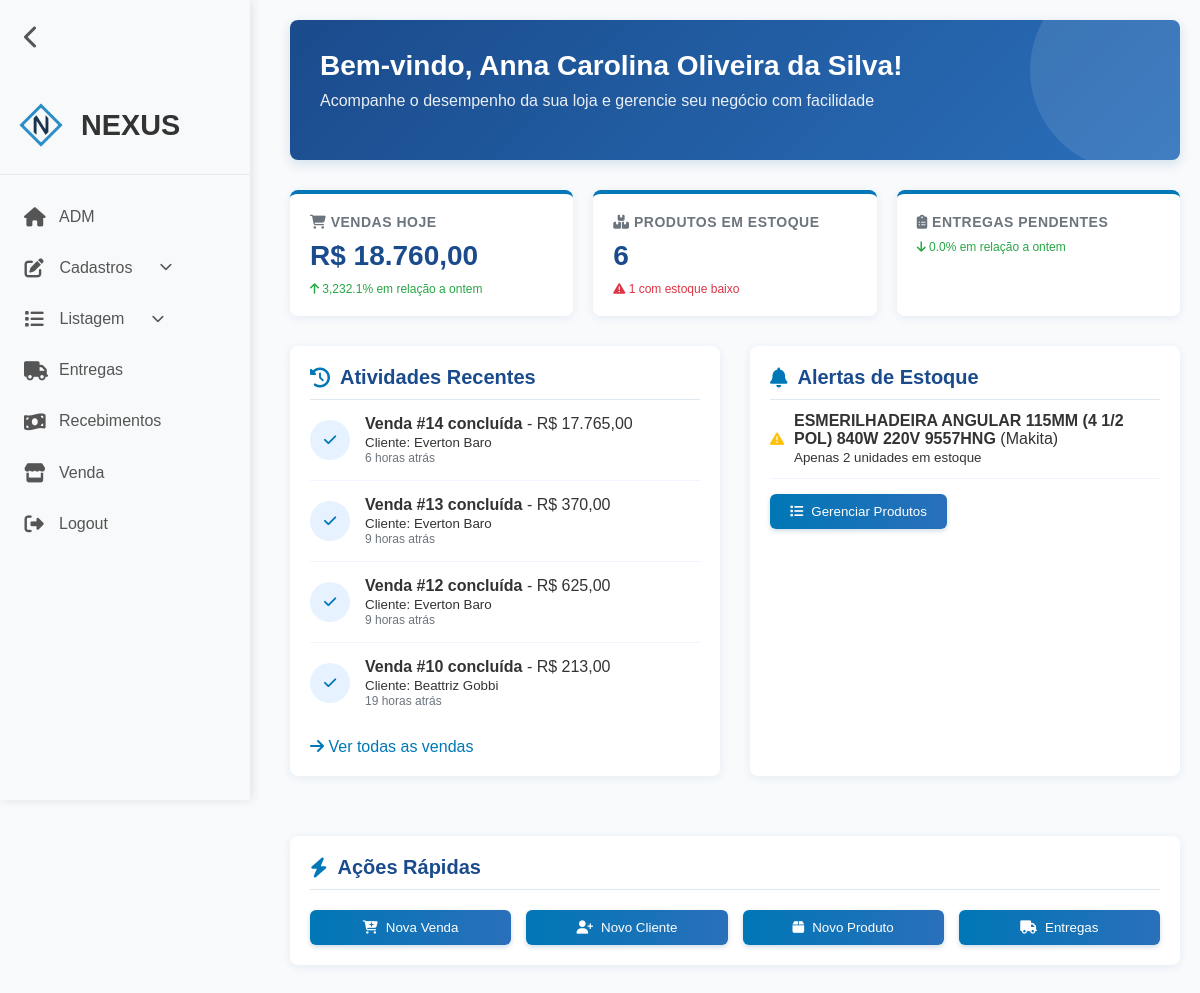
The page /adm.php (signed in) on the database its author committed.
### tables this page shows
CREATE TABLE `vendas` (
  `numeroDaVenda` int(11) NOT NULL,
  `status` tinyint(1) NOT NULL DEFAULT 1,
  `data/hora` datetime NOT NULL DEFAULT current_timestamp(),
  `valorTotal` double NOT NULL,
  `formaDeRecebimento` varchar(45) NOT NULL,
  `observacoes` varchar(100) DEFAULT NULL,
  `dataHoraEntrega` datetime DEFAULT NULL,
  `enderecoEntrega` varchar(100) DEFAULT NULL,
  `statusEntrega` tinyint(1) NOT NULL,
  `idFuncionario` int(11) NOT NULL,
  `idCliente` int(11) NOT NULL
);

CREATE TABLE `cliente` (
  `codigo` int(11) NOT NULL,
  `status` tinyint(1) NOT NULL DEFAULT 1,
  `cpf_cnpj` varchar(20) NOT NULL,
  `nome` varchar(100) NOT NULL,
  `logradouro` varchar(45) NOT NULL,
  `endereco` varchar(100) NOT NULL,
  `cep` varchar(45) NOT NULL,
  `bairro` varchar(60) NOT NULL,
  `cidade` varchar(50) NOT NULL,
  `uf` varchar(2) NOT NULL,
  `telefone` varchar(20) NOT NULL,
  `email` varchar(254) DEFAULT NULL
);

CREATE TABLE `produto` (
  `codigo` int(11) NOT NULL,
  `status` tinyint(1) NOT NULL DEFAULT 1,
  `nome` varchar(100) NOT NULL,
  `precoUnitarioDaCompra` double(10,2) NOT NULL,
  `precoUnitarioDaVenda` double(10,2) NOT NULL,
  `quantEstoque` int(11) NOT NULL,
  `ncm` varchar(10) NOT NULL,
  `cfop` varchar(10) NOT NULL,
  `idMarca` int(11) NOT NULL,
  `idCategoria` int(11) NOT NULL,
  `unidMedida` varchar(6) NOT NULL
);

CREATE TABLE `marca` (
  `codigo` int(11) NOT NULL,
  `status` tinyint(1) NOT NULL DEFAULT 1,
  `nome` varchar(45) NOT NULL
);

### adm.php (the view, shortened to what this page needs)
<?php
  require_once("conexao.php");
  $sqlVendasHoje = "SELECT SUM(valorTotal) as total, COUNT(*) as quantidade
                    FROM vendas
                    WHERE DATE(`data/hora`) = CURDATE() AND status = 1";
  $resultVendasHoje = mysqli_query($conexao, $sqlVendasHoje);
  $vendasHoje = mysqli_fetch_assoc($resultVendasHoje);
  $sqlVendasOntem = "SELECT SUM(valorTotal) as total
                     FROM vendas
                     WHERE DATE(`data/hora`) = DATE_SUB(CURDATE(), INTERVAL 1 DAY) AND status = 1";
  $resultVendasOntem = mysqli_query($conexao, $sqlVendasOntem);
  $vendasOntem = mysqli_fetch_assoc($resultVendasOntem);
  $totalHoje = $vendasHoje['total'] ?? 0;
  $totalOntem = $vendasOntem['total'] ?? 0;
  if ($totalOntem > 0) {
      $variacaoVendas = (($totalHoje - $totalOntem) / $totalOntem) * 100;
  } else {
      $variacaoVendas = ($totalHoje > 0) ? 100 : 0;
  }
  $sqlProdutosEstoque = "SELECT COUNT(*) as total
                         FROM produto
                         WHERE status = 1 AND quantEstoque > 0";
  $resultProdutosEstoque = mysqli_query($conexao, $sqlProdutosEstoque);
  $produtosEstoque = mysqli_fetch_assoc($resultProdutosEstoque);
  $sqlEstoqueBaixo = "SELECT COUNT(*) as total
                      FROM produto
                      WHERE status = 1 AND quantEstoque > 0 AND quantEstoque < 10";
  $resultEstoqueBaixo = mysqli_query($conexao, $sqlEstoqueBaixo);
  $estoqueBaixo = mysqli_fetch_assoc($resultEstoqueBaixo);
  $totalProdutos = $produtosEstoque['total'] ?? 0;
  $totalEstoqueBaixo = $estoqueBaixo['total'] ?? 0;
  $percentualEstoqueBaixo = $totalProdutos > 0 ? ($totalEstoqueBaixo / $totalProdutos) * 100 : 0;
  $sqlAtividades = "SELECT
                        v.numeroDaVenda,
                        v.valorTotal,
                        v.`data/hora`,
                        c.nome as cliente,
                        'venda' as tipo
                    FROM vendas v
                    INNER JOIN cliente c ON v.idCliente = c.codigo
                    WHERE v.status = 1
                    ORDER BY v.`data/hora` DESC
                    LIMIT 4";
  $resultAtividades = mysqli_query($conexao, $sqlAtividades);
  $atividades = [];
  while ($row = mysqli_fetch_assoc($resultAtividades)) {
      $atividades[] = $row;
  }
  $sqlAlertasEstoque = "SELECT
                            p.codigo,
                            p.nome,
                            p.quantEstoque,
                            m.nome as marca
                        FROM produto p
                        INNER JOIN marca m ON p.idMarca = m.codigo
                        WHERE p.status = 1 AND p.quantEstoque < 10
                        ORDER BY p.quantEstoque ASC
                        LIMIT 5";
  $resultAlertasEstoque = mysqli_query($conexao, $sqlAlertasEstoque);
  $alertasEstoque = [];
  while ($row = mysqli_fetch_assoc($resultAlertasEstoque)) {
      $alertasEstoque[] = $row;
  }
  function tempoDecorrido($dataHora) {
      $agora = new DateTime();
      $data = new DateTime($dataHora);
      $diff = $agora->diff($data);
      if ($diff->d > 0) {
          return $diff->d . ' dia' . ($diff->d > 1 ? 's' : '') . ' atrás';
      } elseif ($diff->h > 0) {
          return $diff->h . ' hora' . ($diff->h > 1 ? 's' : '') . ' atrás';
      } else {
          return $diff->i . ' minuto' . ($diff->i > 1 ? 's' : '') . ' atrás';
      }
  }
?>
<!DOCTYPE html>
<html lang="pt-BR">
<head>
    <link rel="stylesheet" href="assets/css/adm.css">
    <link rel="stylesheet" href="assets/css/reset.css">
    <link rel="stylesheet" href="assets/css/header.css">
    <link rel="stylesheet" href="assets/css/notificacoes.css">
    <link rel="stylesheet" href="https://cdnjs.cloudflare.com/ajax/libs/font-awesome/6.4.0/css/all.min.css">
</head>
<body>
    <?php include('header.php'); ?>
    <div class="main-content">
        <section class="welcome-section">
            <h1 class="welcome-title">Bem-vindo, <?= $_SESSION['nome'] ?>!</h1>
            <p class="welcome-subtitle">Acompanhe o desempenho da sua loja e gerencie seu negócio com facilidade</p>
        </section>
        <div class="quick-stats">
            <div class="stat-card">
                <h3><i class="fas fa-shopping-cart"></i> Vendas Hoje</h3>
                <div class="stat-value">R$ <?= number_format($totalHoje, 2, ',', '.') ?></div>
                <div class="stat-diff <?= $variacaoVendas >= 0 ? 'positive' : 'negative' ?>">
                    <i class="fas fa-arrow-<?= $variacaoVendas >= 0 ? 'up' : 'down' ?>"></i>
                    <?= number_format(abs($variacaoVendas), 1) ?>% em relação a ontem
                </div>
            </div>
            <div class="stat-card">
                <h3><i class="fas fa-boxes"></i> Produtos em Estoque</h3>
                <div class="stat-value"><?= $totalProdutos ?></div>
                <div class="stat-diff <?= $percentualEstoqueBaixo > 10 ? 'negative' : 'positive' ?>">
                    <i class="fas fa-exclamation-triangle"></i>
                    <?= $totalEstoqueBaixo ?> com estoque baixo
                </div>
            </div>
            <div class="stat-card">
                <h3><i class="fas fa-clipboard-list"></i> Entregas Pendentes</h3>
                <div class="stat-diff <?= $variacaoEntregas <= 0 ? 'positive' : 'negative' ?>">
                    <i class="fas fa-arrow-<?= $variacaoEntregas <= 0 ? 'down' : 'up' ?>"></i>
                    <?= number_format(abs($variacaoEntregas), 1) ?>% em relação a ontem
                </div>
            </div>
        </div>
        <div class="two-columns">
            <section class="recent-activity">
                <h2 class="section-title"><i class="fas fa-history"></i> Atividades Recentes</h2>
                <ul class="activity-list">
                    <?php if (empty($atividades)) { ?>
                        <li class="activity-item">
                            <div class="activity-details">
                                <strong>Nenhuma atividade recente</strong>
                                <div class="activity-time">Comece realizando vendas!</div>
                            </div>
                        </li>
                    <?php } else { ?>
                        <?php foreach ($atividades as $atividade) { ?>
                            <li class="activity-item">
                                <div class="activity-icon"><i class="fas fa-check"></i></div>
                                <div class="activity-details">
                                    <strong>Venda #<?= $atividade['numeroDaVenda'] ?> concluída</strong> -
                                    R$ <?= number_format($atividade['valorTotal'], 2, ',', '.') ?>
                                    <br>
                                    <small>Cliente: <?= $atividade['cliente'] ?></small>
                                    <div class="activity-time"><?= tempoDecorrido($atividade['data/hora']) ?></div>
                                </div>
                            </li>
                        <?php } ?>
                    <?php } ?>
                </ul>
                <a href="vendas-listar.php" style="display: inline-block; margin-top: 15px; color: #0077b6; text-decoration: none;">
                    <i class="fas fa-arrow-right"></i> Ver todas as vendas
                </a>
            </section>
            <section class="inventory-alerts">
                <h2 class="section-title"><i class="fas fa-bell"></i> Alertas de Estoque</h2>
                <?php if (empty($alertasEstoque)) { ?>
                    <div class="alert-item" style="border: none; color: #28a745;">
                        <span class="alert-icon"><i class="fas fa-check-circle"></i></span>
                        <span>Todos os produtos estão com estoque adequado!</span>
                    </div>
                <?php } else { ?>
                    <?php foreach ($alertasEstoque as $alerta) { ?>
                        <div class="alert-item">
                            <span class="alert-icon"><i class="fas fa-exclamation-triangle"></i></span>
                            <span>
                                <strong><?= $alerta['nome'] ?></strong> (<?= $alerta['marca'] ?>)
                                <br>
                                <small>Apenas <?= $alerta['quantEstoque'] ?> unidade<?= $alerta['quantEstoque'] > 1 ? 's' : '' ?> em estoque</small>
                            </span>
                        </div>
                    <?php } ?>
                <?php } ?>
                <a href="produto-listar.php" style="display: inline-block; margin-top: 15px;">
                    <button class="btn btn-primary">
                        <i class="fas fa-list"></i> Gerenciar Produtos
                    </button>
                </a>
            </section>
        </div>
        <section class="recent-activity" style="margin-top: 30px;">
            <h2 class="section-title"><i class="fas fa-bolt"></i> Ações Rápidas</h2>
            <div style="display: grid; grid-template-columns: repeat(auto-fit, minmax(200px, 1fr)); gap: 15px; margin-top: 20px;">
                <a href="venda.php" style="text-decoration: none;">
                    <button class="btn btn-primary" style="width: 100%;">
                        <i class="fas fa-cart-plus"></i> Nova Venda
                    </button>
                </a>
                <a href="cliente-cadastrar.php" style="text-decoration: none;">
                    <button class="btn btn-primary" style="width: 100%;">
                        <i class="fas fa-user-plus"></i> Novo Cliente
                    </button>
                </a>
                <a href="produto-cadastrar.php" style="text-decoration: none;">
                    <button class="btn btn-primary" style="width: 100%;">
                        <i class="fas fa-box"></i> Novo Produto
                    </button>
                </a>
                <a href="entregas-listar.php" style="text-decoration: none;">
                    <button class="btn btn-primary" style="width: 100%;">
                        <i class="fas fa-truck"></i> Entregas
                    </button>
                </a>
            </div>
        </section>
    </div>
</body>
</html>

### header.php (shortened to what this page needs)
<header>
    <div class="sidebar" id="sidebar">
        <button class="toggle-btn" id="toggleBtn">
            <i class="fas fa-chevron-left"></i>
        </button>
        <div class="logo-container">
            <div class="logo-img-placeholder">
                <a href="adm.php"><img src="assets/img/logoNexus.png" alt="NEXUS Logo"></a>
            </div>
            <div class="logo-text">NEXUS</div>
        </div>
        <nav>
            <ul>
                <li><a href="adm.php"><i class="fas fa-home"></i> <span>ADM</span></a></li>
                <li class="has-dropdown">
                    <a href="#" class="dropdown-toggle"><i class="fas fa-edit"></i> <span>Cadastros</span><i
                            class="fas fa-chevron-down caret"></i></a>
                </li>
                <li class="has-dropdown">
                    <a href="#" class="dropdown-toggle"><i class="fas fa-list"></i> <span>Listagem</span><i
                            class="fas fa-chevron-down caret"></i></a>
                </li>
                <li><a href="entregas-listar.php"><i class="fas fa-truck"></i> <span>Entregas</span></a></li>
                <li><a href="recebimento_listar.php"><i class="fas fa-money-bill-wave"></i>
                        <span>Recebimentos</span></a></li>
                <li><a href="venda.php"><i class="fas fa-store"></i> <span>Venda</span></a></li>
                <li><a href="logout.php"><i class="fas fa-sign-out-alt"></i> <span>Logout</span></a></li>
            </ul>
        </nav>
    </div>
</header>

### assets/css/adm.css (style rules this page uses)
:root { --primary-color: #1a4b8c; --secondary-color: #2a6fba; --accent-color: #0077b6; --light-color: #e6f2ff; --success-color: #28a745; --warning-color: #ffc107; --danger-color: #dc3545; }
body { font-family: 'Segoe UI', Tahoma, Geneva, Verdana, sans-serif; background-color: #f8fafc; color: #333; }
.main-content { padding: 20px; margin-left: 20px; transition: all 0.3s; width: 100%; }
.welcome-section { background: linear-gradient(135deg, var(--primary-color), var(--secondary-color)); color: white; padding: 30px; border-radius: 8px; margin-bottom: 30px; box-shadow: 0 4px 12px rgba(0, 82, 136, 0.15); position: relative; overflow: hidden; }
.welcome-section::after { content: ""; position: absolute; top: -50px; right: -50px; width: 200px; height: 200px; background: rgba(255, 255, 255, 0.1); border-radius: 50%; }
.welcome-title { font-size: 28px; margin-bottom: 10px; position: relative; z-index: 1; }
.welcome-subtitle { font-size: 16px; opacity: 0.9; margin-bottom: 20px; position: relative; z-index: 1; }
.quick-stats { display: grid; grid-template-columns: repeat(auto-fit, minmax(200px, 1fr)); gap: 20px; margin-bottom: 30px; }
.stat-card { background: white; border-radius: 8px; padding: 20px; box-shadow: 0 2px 10px rgba(0, 82, 136, 0.08); border-top: 4px solid var(--accent-color); transition: transform 0.3s, box-shadow 0.3s; }
.stat-card h3 { color: #6c757d; margin-top: 0; font-size: 14px; text-transform: uppercase; letter-spacing: 0.5px; }
.stat-value { font-size: 28px; font-weight: bold; margin: 10px 0; color: var(--primary-color); }
.stat-diff { font-size: 12px; font-weight: 500; }
.stat-diff.positive { color: var(--success-color); }
.stat-diff.negative { color: var(--danger-color); }
.recent-activity, .inventory-alerts { background: white; border-radius: 8px; padding: 20px; margin-bottom: 30px; box-shadow: 0 2px 10px rgba(0, 82, 136, 0.08); transition: transform 0.3s; }
.section-title { font-size: 20px; color: var(--primary-color); margin-top: 0; padding-bottom: 10px; border-bottom: 1px solid #e0e8f0; display: flex; align-items: center; }
.section-title i { margin-right: 10px; color: var(--accent-color); }
.activity-list { list-style: none; padding: 0; }
.activity-item { padding: 15px 0; border-bottom: 1px solid #f0f5ff; display: flex; align-items: center; transition: background-color 0.2s; }
.activity-item:last-child { border-bottom: none; }
.activity-icon { width: 40px; height: 40px; background: var(--light-color); border-radius: 50%; display: flex; align-items: center; justify-content: center; margin-right: 15px; color: var(--accent-color); font-size: 14px; }
.activity-details { flex: 1; }
.activity-time { font-size: 12px; color: #6c757d; }
.alert-item { padding: 12px 0; display: flex; align-items: center; border-bottom: 1px solid #f0f5ff; }
.alert-icon { color: var(--warning-color); margin-right: 10px; font-size: 14px; }
.btn { padding: 10px 20px; border: none; border-radius: 6px; cursor: pointer; font-weight: 500; transition: all 0.3s; display: inline-flex; align-items: center; justify-content: center; }
.btn i { margin-right: 8px; }
.btn-primary { background: linear-gradient(to right, var(--accent-color), var(--secondary-color)); color: white; box-shadow: 0 2px 5px rgba(0, 82, 136, 0.2); }
.two-columns { display: grid; grid-template-columns: 1fr 1fr; gap: 30px; }

### rows shown on the page
vendas: numeroDaVenda "14", valorTotal "17.765,00", idCliente.nome "Everton Baro", tempoDecorrido "6 horas atrás"
vendas: numeroDaVenda "13", valorTotal "370,00", idCliente.nome "Everton Baro", tempoDecorrido "9 horas atrás"
vendas: numeroDaVenda "12", valorTotal "625,00", idCliente.nome "Everton Baro", tempoDecorrido "9 horas atrás"
vendas: numeroDaVenda "10", valorTotal "213,00", idCliente.nome "Beattriz Gobbi", tempoDecorrido "19 horas atrás"
produto: nome "ESMERILHADEIRA ANGULAR 115MM (4 1/2 POL) 840W 220V 9557HNG", idMarca.nome "Makita", quantEstoque "2"

### other values the page prints
$_SESSION['nome'] "Anna Carolina Oliveira da Silva"
$totalHoje "18.760,00"
abs($variacaoVendas) "3,232.1"
$totalProdutos "6"
$totalEstoqueBaixo "1"
abs($variacaoEntregas) "0.0"
